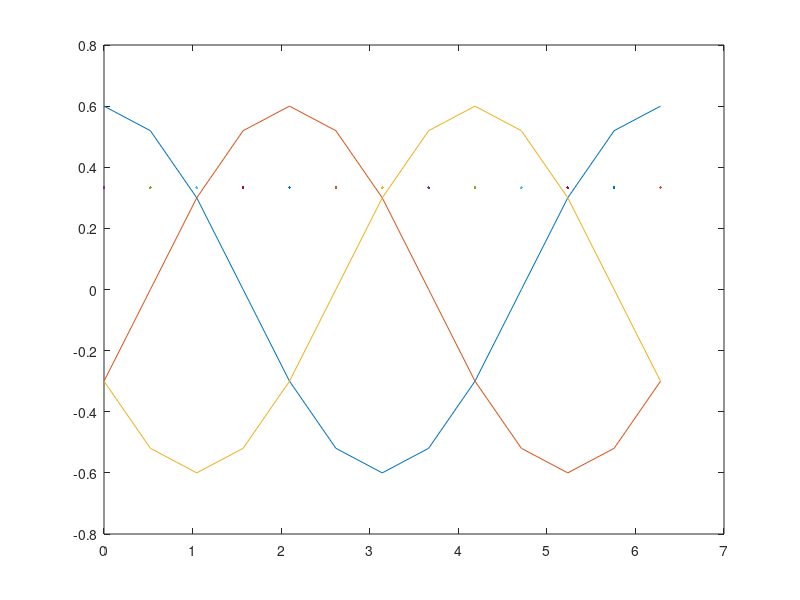
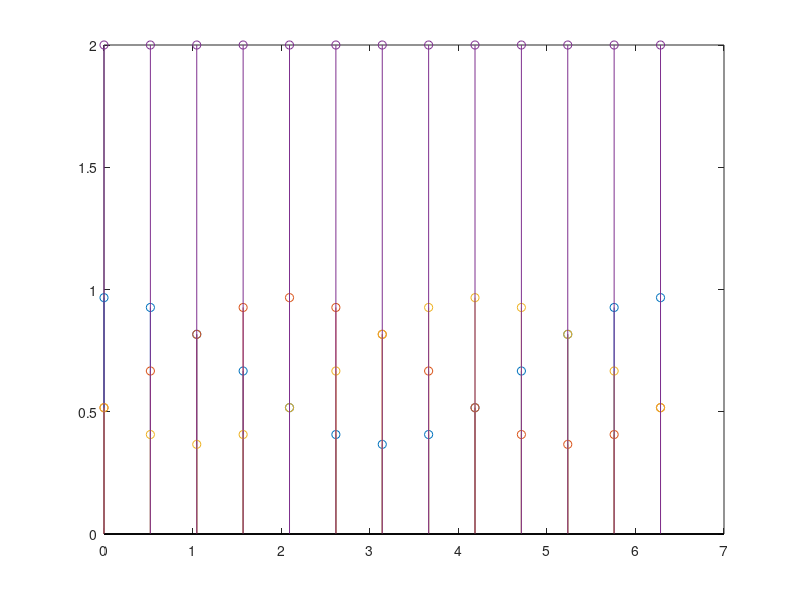

Here is the MATLAB script that generated these plots, in order:
ma=0.6;
theta=linspace(0,2*pi,13);

% theta=pi/180*[0 45 90 135 180 225 270 315]

phA=ma*cos(theta);
phB=ma*cos(theta-2*pi/3);
phC=ma*cos(theta+2*pi/3);
common_mode= -sign(ma*cos(3*theta))/3;
common_mode= 1/3;

figure();
plot(theta,phA) 
hold on
plot(theta,phB) 
hold on
plot(theta,phC) 
hold on
plot(theta,common_mode) 

duty_ratios_phA= (1+phA+common_mode)/2;
duty_ratios_phB= (1+phB+common_mode)/2;
duty_ratios_phC= (1+phC+common_mode)/2;


figure();
stem(theta,duty_ratios_phA) 
hold on
stem(theta,duty_ratios_phB) 
hold on
stem(theta,duty_ratios_phC) 
hold on
stem(theta,duty_ratios_phA+duty_ratios_phB+duty_ratios_phC) 
hold on

PhiA = 0*duty_ratios_phA; % Explicitly set to single

PhiB=360*mod((duty_ratios_phA+duty_ratios_phB)/2,1);

PhiC =360*mod((duty_ratios_phA+2*duty_ratios_phB+duty_ratios_phC)/2,1);

duty_without_phA=(1+phA)/2;
duty_without_phB=(1+phB)/2;
duty_without_phC=(1+phC)/2;

theta*180/pi
[duty_without_phA;duty_without_phB;duty_without_phC; duty_without_phA+duty_without_phB+duty_without_phC ]
[ duty_ratios_phA;duty_ratios_phB;duty_ratios_phC; duty_ratios_phA+duty_ratios_phB+duty_ratios_phC]
[PhiA;  PhiB ; PhiC]
